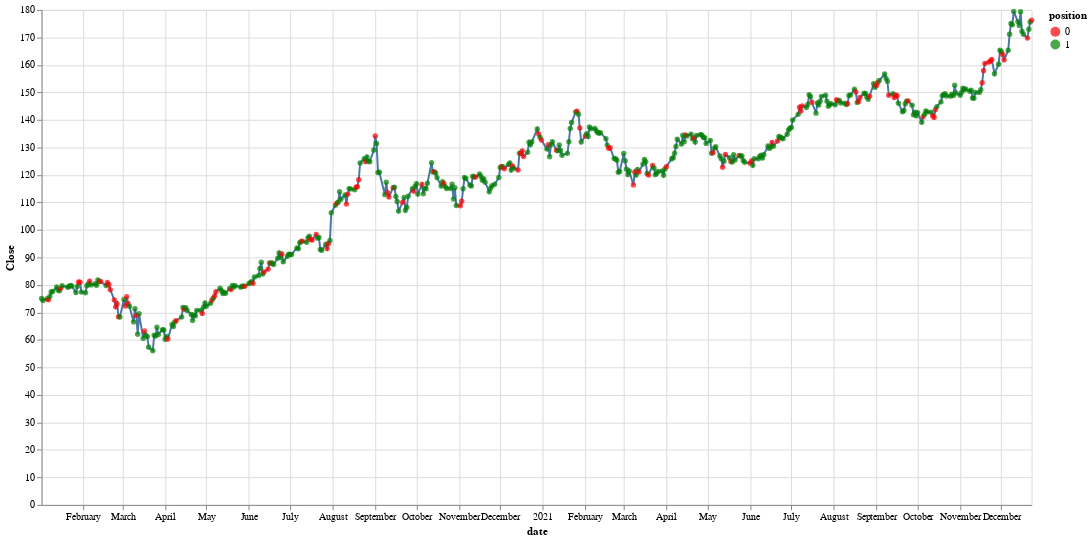

Source (notebook cell):
### Code cell
(alt.Chart(train_df).mark_line().encode(
    x=alt.X('date'),
    y='Close'
) + alt.Chart(train_df).mark_circle().encode(
    x = alt.X('date'),
    y = alt.Y('Close'),
    color = alt.Color('position:N', scale=alt.
                    Scale(domain = [0,1], range=['red', 'green']))
)).properties(
    width = 1000,
    height = 500
)

### Figure 1 — Vega-Lite specification as saved in the notebook (floating-point values rounded to 4 significant figures; data arrays with more than 128 entries replaced by an {"elided": "..."} marker saying what was removed)
{"config": {"view": {"continuousWidth": 400, "continuousHeight": 300}}, "layer": [{"mark": "line", "encoding": {"x": {"field": "date", "type": "temporal"}, "y": {"field": "Close", "type": "quantitative"}}}, {"mark": "circle", "encoding": {"color": {"field": "position", "scale": {"domain": [0, 1], "range": ["red", "green"]}, "type": "nominal"}, "x": {"field": "date", "type": "temporal"}, "y": {"field": "Close", "type": "quantitative"}}}], "data": {"name": "data-769ff872adf01afee141753d77f5ab19"}, "height": 500, "width": 1000, "$schema": "https://vega.github.io/schema/vega-lite/v4.17.0.json", "datasets": {"data-769ff872adf01afee141753d77f5ab19": {"elided": "500 records"}}}
